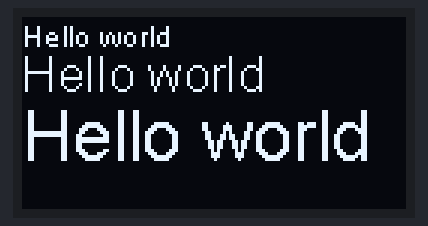
Recording of a sketch running on a simulated ESP32. Shown: 128×64 one-colour display. At 0.0 s the program stops and its outputs stay as they are.

Above: at 0.1 s.

The sketch:

SSD1306.ino
```cpp
#include <Wire.h>
#include "SSD1306.h"

//OLED pins to ESP32 GPIOs via this connecthin:
//OLED_SDA -- GPIO5
//OLED_SCL -- GPIO4

SSD1306  display(0x3c, 5, 4);

void setup() {
  display.init();
  display.flipScreenVertically();
  display.clear();
}

void loop() {

  display.setTextAlignment(TEXT_ALIGN_LEFT);
  display.setFont(ArialMT_Plain_10);
  display.drawString(0, 0, "Hello world");
  display.setFont(ArialMT_Plain_16);
  display.drawString(0, 10, "Hello world");
  display.setFont(ArialMT_Plain_24);
  display.drawString(0, 26, "Hello world");

  display.display();

  while(1);
}
```
